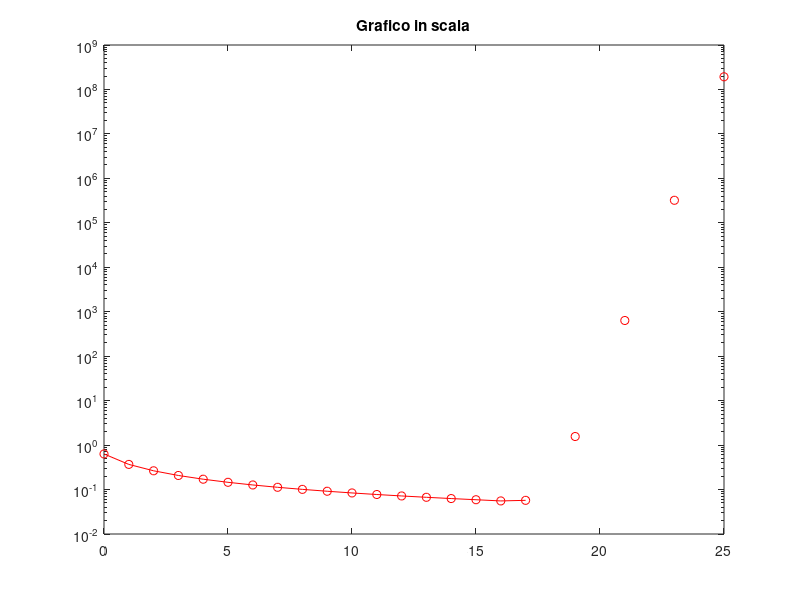

This figure's MATLAB source:
clear all;
clc;
I = zeros(1,26);
I(1) = (exp(1)-1)/exp(1);

for n = 2:26
    I(n) = 1 -(n-1)*I(n-1);
end

figure(1)
semilogy(0:25,I, 'r-o');
title("Grafico in scala");